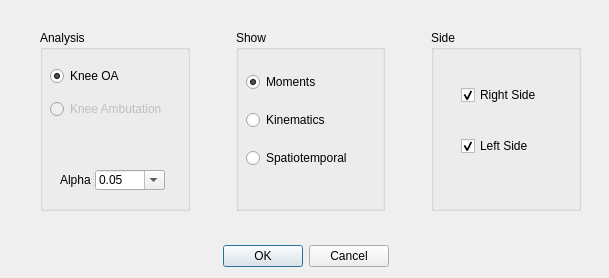
<?xml version="1.0" encoding="UTF-8"?>
<ui version="4.0">
 <class>Dialog</class>
 <widget class="QDialog" name="Dialog">
  <property name="windowModality">
   <enum>Qt::ApplicationModal</enum>
  </property>
  <property name="geometry">
   <rect>
    <x>0</x>
    <y>0</y>
    <width>609</width>
    <height>278</height>
   </rect>
  </property>
  <property name="windowTitle">
   <string>Dialog</string>
  </property>
  <property name="modal">
   <bool>true</bool>
  </property>
  <widget class="QDialogButtonBox" name="buttonBox">
   <property name="geometry">
    <rect>
     <x>30</x>
     <y>240</y>
     <width>551</width>
     <height>32</height>
    </rect>
   </property>
   <property name="orientation">
    <enum>Qt::Horizontal</enum>
   </property>
   <property name="standardButtons">
    <set>QDialogButtonBox::Cancel|QDialogButtonBox::Ok</set>
   </property>
   <property name="centerButtons">
    <bool>true</bool>
   </property>
  </widget>
  <widget class="QWidget" name="horizontalLayoutWidget">
   <property name="geometry">
    <rect>
     <x>40</x>
     <y>30</y>
     <width>541</width>
     <height>181</height>
    </rect>
   </property>
   <layout class="QHBoxLayout" name="horizontalLayout">
    <item>
     <widget class="QGroupBox" name="analysisGroupBox">
      <property name="title">
       <string>Analysis</string>
      </property>
      <widget class="QSplitter" name="splitter">
       <property name="geometry">
        <rect>
         <x>20</x>
         <y>140</y>
         <width>105</width>
         <height>20</height>
        </rect>
       </property>
       <property name="orientation">
        <enum>Qt::Horizontal</enum>
       </property>
       <widget class="QLabel" name="label">
        <property name="text">
         <string>Alpha</string>
        </property>
       </widget>
       <widget class="QComboBox" name="alpha_comboBox">
        <property name="editable">
         <bool>true</bool>
        </property>
        <property name="currentIndex">
         <number>2</number>
        </property>
        <property name="insertPolicy">
         <enum>QComboBox::InsertAlphabetically</enum>
        </property>
        <item>
         <property name="text">
          <string notr="true">0.005</string>
         </property>
        </item>
        <item>
         <property name="text">
          <string notr="true">0.01</string>
         </property>
        </item>
        <item>
         <property name="text">
          <string notr="true" extracomment="Default">0.05</string>
         </property>
        </item>
        <item>
         <property name="text">
          <string notr="true">0.1</string>
         </property>
        </item>
       </widget>
      </widget>
      <widget class="QWidget" name="layoutWidget">
       <property name="geometry">
        <rect>
         <x>10</x>
         <y>29</y>
         <width>131</width>
         <height>68</height>
        </rect>
       </property>
       <layout class="QVBoxLayout" name="verticalLayout">
        <item>
         <widget class="QRadioButton" name="knee_oa_radioButton">
          <property name="text">
           <string>Knee OA</string>
          </property>
          <property name="checked">
           <bool>true</bool>
          </property>
         </widget>
        </item>
        <item>
         <widget class="QRadioButton" name="radioButton_2">
          <property name="enabled">
           <bool>false</bool>
          </property>
          <property name="text">
           <string>Knee Ambutation</string>
          </property>
         </widget>
        </item>
       </layout>
      </widget>
     </widget>
    </item>
    <item>
     <spacer name="horizontalSpacer">
      <property name="orientation">
       <enum>Qt::Horizontal</enum>
      </property>
      <property name="sizeType">
       <enum>QSizePolicy::Fixed</enum>
      </property>
      <property name="sizeHint" stdset="0">
       <size>
        <width>40</width>
        <height>20</height>
       </size>
      </property>
     </spacer>
    </item>
    <item>
     <widget class="QGroupBox" name="SideGroupBox_2">
      <property name="title">
       <string>Show</string>
      </property>
      <widget class="QWidget" name="verticalLayoutWidget_4">
       <property name="geometry">
        <rect>
         <x>10</x>
         <y>30</y>
         <width>119</width>
         <height>121</height>
        </rect>
       </property>
       <layout class="QVBoxLayout" name="verticalLayout_4">
        <item>
         <widget class="QRadioButton" name="moments_radioButton">
          <property name="text">
           <string>Moments</string>
          </property>
          <property name="checked">
           <bool>true</bool>
          </property>
          <property name="autoExclusive">
           <bool>true</bool>
          </property>
         </widget>
        </item>
        <item>
         <widget class="QRadioButton" name="kinematics_radioButton">
          <property name="text">
           <string>Kinematics</string>
          </property>
          <property name="autoExclusive">
           <bool>true</bool>
          </property>
         </widget>
        </item>
        <item>
         <widget class="QRadioButton" name="kinematics_radioButton_2">
          <property name="text">
           <string>Spatiotemporal</string>
          </property>
          <property name="autoExclusive">
           <bool>true</bool>
          </property>
         </widget>
        </item>
       </layout>
      </widget>
     </widget>
    </item>
    <item>
     <spacer name="horizontalSpacer_2">
      <property name="orientation">
       <enum>Qt::Horizontal</enum>
      </property>
      <property name="sizeType">
       <enum>QSizePolicy::Fixed</enum>
      </property>
      <property name="sizeHint" stdset="0">
       <size>
        <width>40</width>
        <height>20</height>
       </size>
      </property>
     </spacer>
    </item>
    <item>
     <widget class="QGroupBox" name="SideGroupBox">
      <property name="title">
       <string>Side</string>
      </property>
      <widget class="QWidget" name="verticalLayoutWidget_2">
       <property name="geometry">
        <rect>
         <x>30</x>
         <y>30</y>
         <width>94</width>
         <height>121</height>
        </rect>
       </property>
       <layout class="QVBoxLayout" name="verticalLayout_2">
        <item>
         <widget class="QCheckBox" name="rt_side_checkBox">
          <property name="text">
           <string>Right Side</string>
          </property>
          <property name="checked">
           <bool>true</bool>
          </property>
         </widget>
        </item>
        <item>
         <widget class="QCheckBox" name="lt_side_checkBox">
          <property name="text">
           <string>Left Side</string>
          </property>
          <property name="checked">
           <bool>true</bool>
          </property>
         </widget>
        </item>
       </layout>
      </widget>
     </widget>
    </item>
   </layout>
  </widget>
 </widget>
 <resources/>
 <connections>
  <connection>
   <sender>buttonBox</sender>
   <signal>accepted()</signal>
   <receiver>Dialog</receiver>
   <slot>accept()</slot>
   <hints>
    <hint type="sourcelabel">
     <x>248</x>
     <y>254</y>
    </hint>
    <hint type="destinationlabel">
     <x>157</x>
     <y>274</y>
    </hint>
   </hints>
  </connection>
  <connection>
   <sender>buttonBox</sender>
   <signal>rejected()</signal>
   <receiver>Dialog</receiver>
   <slot>reject()</slot>
   <hints>
    <hint type="sourcelabel">
     <x>316</x>
     <y>260</y>
    </hint>
    <hint type="destinationlabel">
     <x>286</x>
     <y>274</y>
    </hint>
   </hints>
  </connection>
 </connections>
</ui>
